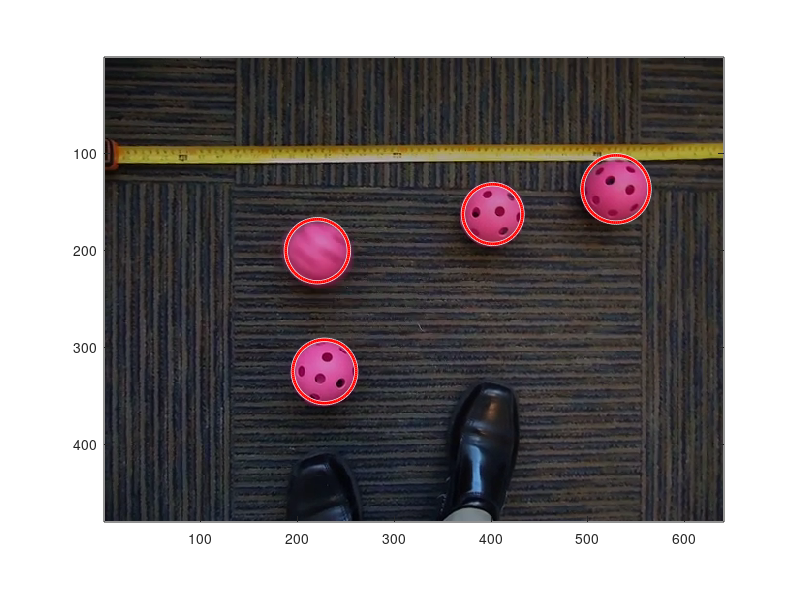

Write MATLAB code to recreate this figure.
clear;

load im30; %loads image

figure(2); %displays and formats display of image
clf;
imshow(im30);
hold on;
axis on;

[c r] = imfindcircles(im30, [15 65], 'Sensitivity', 0.8, 'edgethreshold', 0.05);
viscircles(c, r);

distmat = zeros(4, 4);

for i = 1:4 %this loop creates the distance matrix
    for j = 1:4
        distmat(i, j) = (sqrt(((c(i, 1) - c(j, 1))^2 + (c(i, 2) - c(j, 2))^2)))/221; %221 is the number of pixels per foot
    end
end

minDist = distmat(1, 2);
maxDist = 0;

for i = 1:4 %this loop finds the min and max values
    for j = 1:4
        if distmat(i, j) > maxDist
            maxDist = distmat(i, j);
        end
        if distmat(i, j) < minDist && distmat(i, j) ~= 0
            minDist = distmat(i, j);
        end
    end
end


distmat %displays the distance matrix
maxDist
minDist
